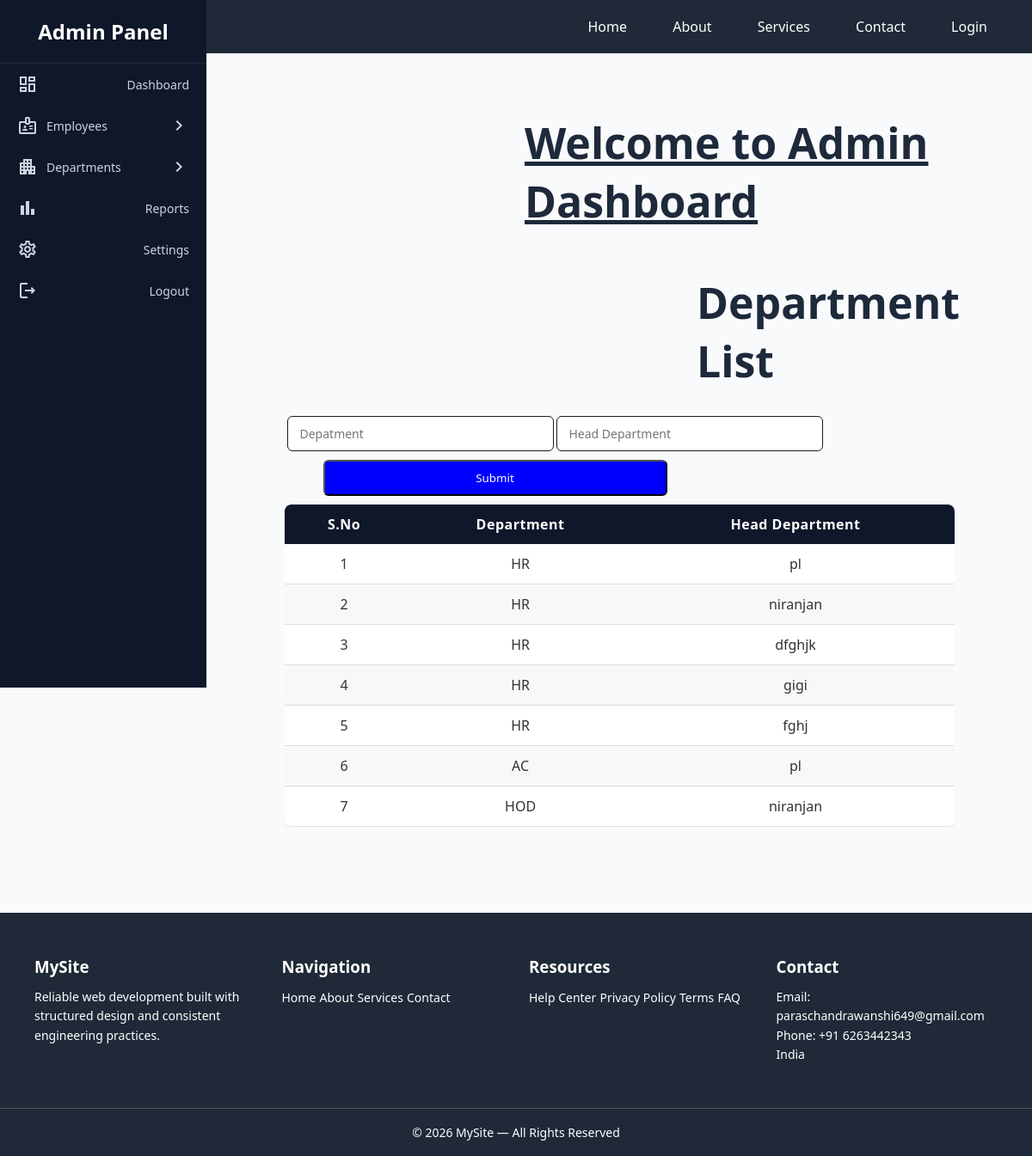
Screenshot of /department_list with the database file from the repository.
### app/models.py (models this page shows)
class dep(models.Model):
    d=models.CharField(max_length=50)
    h=models.CharField(max_length=50)

### app/views.py (the view)
# urls.py: path('department_list',views.department_list,name='department_list'),
def department_list(req):
    data2=dep.objects.all()
    return render(req,'admindashboard.html',{'department_list':True,'data2':data2})

### app/templates/admindashboard.html (shortened to what this page needs)
{% extends "base.html" %}
{% block content %}
<div class="sidebar">
    <h2>Admin Panel</h2>
    <a href="#">
        <span class="material-icons-outlined">dashboard</span>
        Dashboard
    </a>
    <label for="emp">
        <div style="display:flex; align-items:center; gap:10px;">
            <span class="material-icons-outlined">badge</span>
            Employees
        </div>
        <span class="material-icons-outlined arrow">chevron_right</span>
    </label>
    <label for="dept">
        <div style="display:flex; align-items:center; gap:10px;">
            <span class="material-icons-outlined">apartment</span>
            Departments
        </div>
        <span class="material-icons-outlined arrow">chevron_right</span>
    </label>
    <a href="#">
        <span class="material-icons-outlined">bar_chart</span>
        Reports
    </a>
    <a href="#">
        <span class="material-icons-outlined">settings</span>
        Settings
    </a>
    <a href="{% url 'logout' %}">
        <span class="material-icons-outlined">logout</span>
        Logout
    </a>
</div>
<div class="admin-content">
    <h1><u>Welcome to Admin Dashboard </u></h1>
{% if add_empolyee %}
    <h1 class="he">Add Employee</h1>
        <form action="{% url 'add_e' %}" method='POST'>
            {% csrf_token %}
            <div class="group_l">
                <label for=""> Full Name :-</label>
                <input type="text" name="name">
            </div>
            <div class="group_l">
                <label for="">Age :-</label>
                <input type="text" name="age">
            </div>
            <div class="group_l">
                <label for="">Contact :-</label>
                <input type="text" name="contact">
            </div>
            <div class="group_l">
                <label for="">Email :-</label>
                <input type="text" name="email">
            </div>
            <div class="group_l">
                <label for="">Department :-</label>
                <select name="department">
                    <option>HR</option>
                    <option>AC</option>
                    <option>MC</option>
                    <option>HOD</option>
                    <option>DC</option>
                </select>
            </div>
                <button class="btn-submit" type="submit">Add Employee</button>
        </form>
{% elif department_list %}
        <h1 class="he">Department List </h2>
<div class="table-container">
    <table class="employee-table">
        <thead>
            <form action="{% url 'search1' %}" method="POST" class="frm">
                <input type="text" name="dept" placeholder="Depatment" class="in">
                <input type="text" name="h_head" placeholder="Head Department" class="in">
                <input type="submit"  class="bt">
            </form>
            <tr>
                <th>S.No</th>
                <th>Department</th>
                <th>Head Department</th>
            </tr>
        </thead>
        <tbody>
            {% for i in data2 %}
            <tr>
                <td>{{ forloop.counter }}</td>
                <td>{{ i.d }}</td>
                <td>{{ i.h }}</td>
            </tr>
            {% endfor %}
        </tbody>
    </table>
</div>
{% endif %}
</div>
{% endblock %}

### app/templates/base.html (style rules this page uses)
:root { --primary:#1f2937; --accent:#2563eb; --bg:#f9fafb; --text:#111827; }
* { margin:0; padding:0; box-sizing:border-box; font-family:Segoe UI, sans-serif; }
body { background:var(--bg); color:var(--text); display:flex; flex-direction:column; min-height:100vh; }

### app/templates/admindashboard.html (style rules this page uses)
.sidebar { width:240px; height:100vh; background:#0f172a; color:white; position:fixed; top:0; left:0; overflow-y:auto; }
.sidebar h2 { text-align:center; padding:20px 0; border-bottom:1px solid #1e293b; }
.sidebar label, .sidebar a { display:flex; align-items:center; justify-content:space-between; gap:10px; color:#cbd5e1; padding:12px 20px; text-decoration:none; font-size:14px; cursor:pointer; transition:0.3s; }
.arrow { transition:0.3s; }
.admin-content { margin-left:240px; padding:30px; }
form { background:#0f172a; padding:30px; border-radius:10px; box-shadow:0 4px 12px rgba(0, 0, 0, 0.08); max-width:800px; margin-left:250px; margin-top:20px; }
h1 { margin-bottom:20px; font-size:22px; color:#1e293b; font-size:50px; margin-left:300px; }
.he { margin-left:500px; margin-top:50px; }
.table-container { width: 95%; margin: 30px auto; overflow-x: auto; }
.employee-table { width: 100%; border-collapse: collapse; font-family: 'Segoe UI', sans-serif; background: #ffffff; box-shadow: 0 4px 12px rgba(0,0,0,0.08); border-radius: 8px; overflow: hidden; }
.employee-table thead { background:#0f172a; color: white; }
.employee-table th, .employee-table td { padding: 12px 15px; text-align: center; }
.employee-table th { font-weight: 600; letter-spacing: 0.5px; }
.employee-table tbody tr { border-bottom: 1px solid #ddd; transition: background 0.2s ease; }
.employee-table tbody tr:nth-child(even) { background: #f8f8f8; }
.employee-table td { color: #333; }
.frm { display: flex; align-items: center; gap: 12px; padding: 14px; background: #ea5c0a; border-radius: 10px; box-shadow: 0 2px 8px rgba(0,0,0,0.06); }
.in { padding: 10px 14px; border: 1px solid rgb(28, 27, 27); border-radius: 6px; outline: none; font-size: 14px; width: 310px; transition: 0.2s; margin-left:3px; }
.bt { background-color:blue; border-radius:6px; margin:10px; color:white; padding:10px 12px; width:400px; margin-left: 45px; }

### rows the page displays
dep: d "HR", h "pl"
dep: d "HR", h "niranjan"
dep: d "HR", h "dfghjk"
dep: d "HR", h "gigi"
dep: d "HR", h "fghj"
dep: d "AC", h "pl"
dep: d "HOD", h "niranjan"
